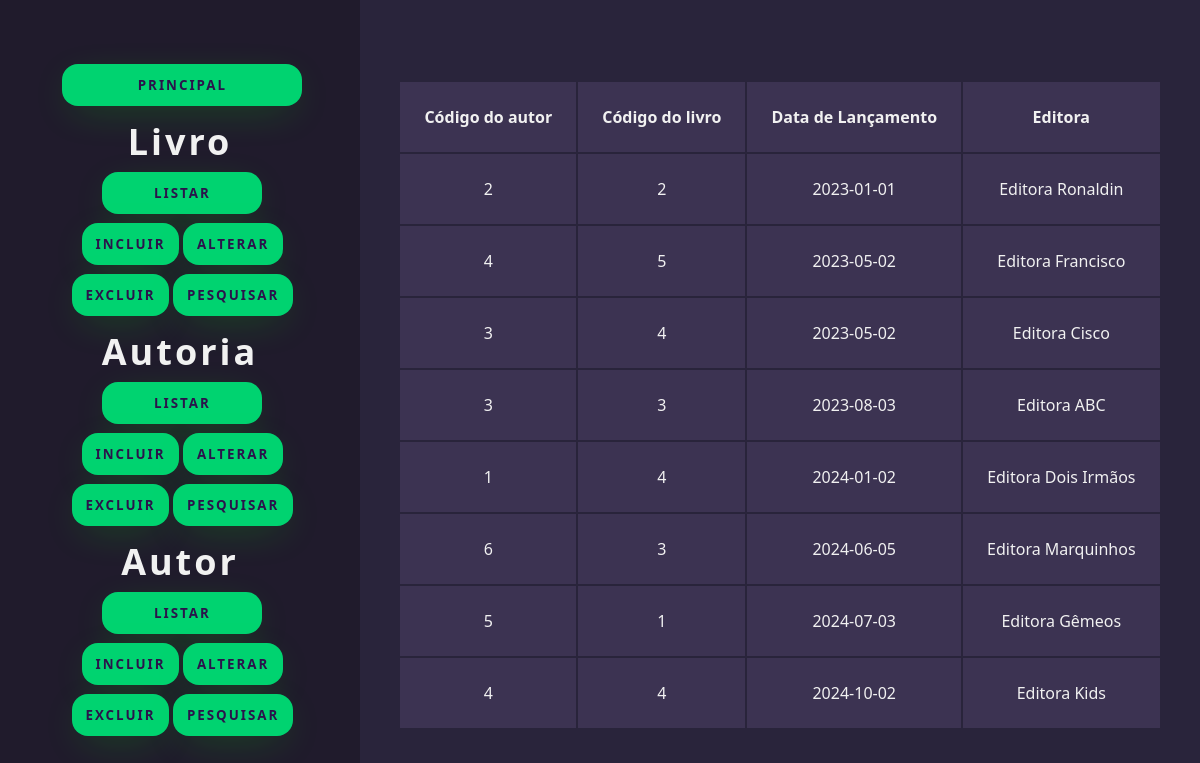
/class_autoria/listar.php, run on the app's committed database.
### tables this page shows
CREATE TABLE `autoria` (
  `Cod_Autor` int(11) NOT NULL,
  `Cod_Livro` int(11) NOT NULL,
  `DataLancamento` date NOT NULL,
  `Editora` varchar(100) NOT NULL
);

### class_autoria/autoria.php (called while the page is built, shortened)
<?php
class Autoria
{
    function listar()
    {
        try {
            $this -> conn = new Conectar();
            $sql = $this -> conn -> query("select * from autoria order by datalancamento");
            $sql -> execute();
            return $sql -> fetchAll();
        }
        catch (PDOException $exc) {
            echo "Erro ao executar consulta. " . $exc -> getMessage();
        }
    }
}
?>

### class_autoria/listar.php (the view, shortened to what this page needs)
<!DOCTYPE html>
<html lang="pt-br">
<head>
    <link rel="stylesheet" href="../css/style.css" />
</head>
<body>
    <?php include_once '../layouts/navbar.php' ?>
    <section class="right">
      <table>
        <?php
        include_once 'autoria.php';
        $a = new Autoria();
        $aut_bd = $a -> listar();
        ?>
        <tr>
            <th> Código do autor </th> <th> Código do livro </th>
            <th> Data de Lançamento </th> <th> Editora </th>
        </tr>
        <?php
        foreach ($aut_bd as $aut_mostrar) {
            ?>
            <br><br>
            <tr> <td> <?php echo $aut_mostrar[0]; ?> </td>
            <td> <?php echo $aut_mostrar[1]; ?> </td>
            <td> <?php echo $aut_mostrar[2]; ?> </td>
            <td> <?php echo $aut_mostrar[3]; ?> </td>
            <?php
        }
        ?>
        </table>
    </section>
</body>
</html>

### css/style.css (style rules this page uses)
:root { --white: #f1f1f1; --light-gray: rgb(41, 36, 59); --light-light-gray: #3c3352; --light-light-light-gray: #dfdbe9; --dark-gray: #201b2c; --green: #00ff88; }
* { margin: 0; padding: 0; font-family: system-ui, -apple-system, BlinkMacSystemFont, 'Segoe UI', Roboto, Oxygen, Ubuntu, Cantarell, 'Open Sans', 'Helvetica Neue', sans-serif; }
body { background-color: var(--light-gray); display: flex; height: 100vh; }
.right { margin-left: 30vw; margin-top: 10vh; width: 70vw; height: fit-content; display: flex; justify-content: center; align-items: center; }
table, th, td { background-color: var(--light-light-gray); border: 2px solid var(--light-gray); border-collapse: collapse; text-align: center; padding: 1.5rem; color: var(--white); }

### data on the page
autoria: Cod_Autor "2", Cod_Livro "2", DataLancamento "2023-01-01", Editora "Editora Ronaldin"
autoria: Cod_Autor "4", Cod_Livro "5", DataLancamento "2023-05-02", Editora "Editora Francisco"
autoria: Cod_Autor "3", Cod_Livro "4", DataLancamento "2023-05-02", Editora "Editora Cisco"
autoria: Cod_Autor "3", Cod_Livro "3", DataLancamento "2023-08-03", Editora "Editora ABC"
autoria: Cod_Autor "1", Cod_Livro "4", DataLancamento "2024-01-02", Editora "Editora Dois Irmãos"
autoria: Cod_Autor "6", Cod_Livro "3", DataLancamento "2024-06-05", Editora "Editora Marquinhos"
autoria: Cod_Autor "5", Cod_Livro "1", DataLancamento "2024-07-03", Editora "Editora Gêmeos"
autoria: Cod_Autor "4", Cod_Livro "4", DataLancamento "2024-10-02", Editora "Editora Kids"
